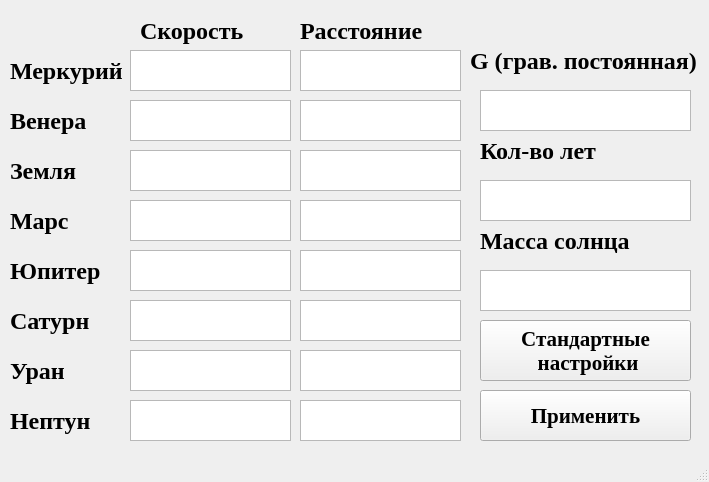
<?xml version="1.0" encoding="UTF-8"?>
<ui version="4.0">
 <class>MainWindow</class>
 <widget class="QMainWindow" name="MainWindow">
  <property name="geometry">
   <rect>
    <x>0</x>
    <y>0</y>
    <width>709</width>
    <height>482</height>
   </rect>
  </property>
  <property name="windowTitle">
   <string>MainWindow</string>
  </property>
  <widget class="QWidget" name="centralwidget">
   <widget class="QLabel" name="merc_label">
    <property name="geometry">
     <rect>
      <x>10</x>
      <y>50</y>
      <width>141</width>
      <height>41</height>
     </rect>
    </property>
    <property name="font">
     <font>
      <family>Times New Roman</family>
      <pointsize>18</pointsize>
      <weight>75</weight>
      <bold>true</bold>
     </font>
    </property>
    <property name="toolTip">
     <string/>
    </property>
    <property name="toolTipDuration">
     <number>-1</number>
    </property>
    <property name="text">
     <string>Меркурий</string>
    </property>
   </widget>
   <widget class="QLabel" name="mars_label">
    <property name="geometry">
     <rect>
      <x>10</x>
      <y>200</y>
      <width>141</width>
      <height>41</height>
     </rect>
    </property>
    <property name="font">
     <font>
      <family>Times New Roman</family>
      <pointsize>18</pointsize>
      <weight>75</weight>
      <bold>true</bold>
     </font>
    </property>
    <property name="text">
     <string>Марс</string>
    </property>
   </widget>
   <widget class="QLabel" name="earth_label">
    <property name="geometry">
     <rect>
      <x>10</x>
      <y>150</y>
      <width>141</width>
      <height>41</height>
     </rect>
    </property>
    <property name="font">
     <font>
      <family>Times New Roman</family>
      <pointsize>18</pointsize>
      <weight>75</weight>
      <bold>true</bold>
     </font>
    </property>
    <property name="text">
     <string>Земля</string>
    </property>
   </widget>
   <widget class="QLabel" name="ven_label">
    <property name="geometry">
     <rect>
      <x>10</x>
      <y>100</y>
      <width>141</width>
      <height>41</height>
     </rect>
    </property>
    <property name="font">
     <font>
      <family>Times New Roman</family>
      <pointsize>18</pointsize>
      <weight>75</weight>
      <bold>true</bold>
     </font>
    </property>
    <property name="text">
     <string>Венера</string>
    </property>
   </widget>
   <widget class="QLabel" name="saturn_label">
    <property name="geometry">
     <rect>
      <x>10</x>
      <y>300</y>
      <width>141</width>
      <height>41</height>
     </rect>
    </property>
    <property name="font">
     <font>
      <family>Times New Roman</family>
      <pointsize>18</pointsize>
      <weight>75</weight>
      <bold>true</bold>
     </font>
    </property>
    <property name="text">
     <string>Сатурн</string>
    </property>
   </widget>
   <widget class="QLabel" name="yup_label">
    <property name="geometry">
     <rect>
      <x>10</x>
      <y>250</y>
      <width>141</width>
      <height>41</height>
     </rect>
    </property>
    <property name="font">
     <font>
      <family>Times New Roman</family>
      <pointsize>18</pointsize>
      <weight>75</weight>
      <bold>true</bold>
     </font>
    </property>
    <property name="text">
     <string>Юпитер</string>
    </property>
   </widget>
   <widget class="QLabel" name="uran_label">
    <property name="geometry">
     <rect>
      <x>10</x>
      <y>350</y>
      <width>141</width>
      <height>41</height>
     </rect>
    </property>
    <property name="font">
     <font>
      <family>Times New Roman</family>
      <pointsize>18</pointsize>
      <weight>75</weight>
      <bold>true</bold>
     </font>
    </property>
    <property name="text">
     <string>Уран</string>
    </property>
   </widget>
   <widget class="QLabel" name="neptun_label">
    <property name="geometry">
     <rect>
      <x>10</x>
      <y>400</y>
      <width>141</width>
      <height>41</height>
     </rect>
    </property>
    <property name="font">
     <font>
      <family>Times New Roman</family>
      <pointsize>18</pointsize>
      <weight>75</weight>
      <bold>true</bold>
     </font>
    </property>
    <property name="text">
     <string>Нептун</string>
    </property>
   </widget>
   <widget class="QPlainTextEdit" name="merc_v">
    <property name="geometry">
     <rect>
      <x>130</x>
      <y>50</y>
      <width>161</width>
      <height>41</height>
     </rect>
    </property>
    <property name="font">
     <font>
      <pointsize>12</pointsize>
      <weight>75</weight>
      <bold>true</bold>
     </font>
    </property>
    <property name="toolTip">
     <string/>
    </property>
    <property name="toolTipDuration">
     <number>-1</number>
    </property>
    <property name="plainText">
     <string/>
    </property>
   </widget>
   <widget class="QPlainTextEdit" name="ven_v">
    <property name="geometry">
     <rect>
      <x>130</x>
      <y>100</y>
      <width>161</width>
      <height>41</height>
     </rect>
    </property>
    <property name="font">
     <font>
      <pointsize>12</pointsize>
      <weight>75</weight>
      <bold>true</bold>
     </font>
    </property>
    <property name="plainText">
     <string/>
    </property>
   </widget>
   <widget class="QPlainTextEdit" name="earth_v">
    <property name="geometry">
     <rect>
      <x>130</x>
      <y>150</y>
      <width>161</width>
      <height>41</height>
     </rect>
    </property>
    <property name="font">
     <font>
      <pointsize>12</pointsize>
      <weight>75</weight>
      <bold>true</bold>
     </font>
    </property>
    <property name="plainText">
     <string/>
    </property>
   </widget>
   <widget class="QPlainTextEdit" name="mars_v">
    <property name="geometry">
     <rect>
      <x>130</x>
      <y>200</y>
      <width>161</width>
      <height>41</height>
     </rect>
    </property>
    <property name="font">
     <font>
      <pointsize>12</pointsize>
      <weight>75</weight>
      <bold>true</bold>
     </font>
    </property>
    <property name="plainText">
     <string/>
    </property>
   </widget>
   <widget class="QPlainTextEdit" name="yup_v">
    <property name="geometry">
     <rect>
      <x>130</x>
      <y>250</y>
      <width>161</width>
      <height>41</height>
     </rect>
    </property>
    <property name="font">
     <font>
      <pointsize>12</pointsize>
      <weight>75</weight>
      <bold>true</bold>
     </font>
    </property>
    <property name="plainText">
     <string/>
    </property>
   </widget>
   <widget class="QPlainTextEdit" name="saturn_v">
    <property name="geometry">
     <rect>
      <x>130</x>
      <y>300</y>
      <width>161</width>
      <height>41</height>
     </rect>
    </property>
    <property name="font">
     <font>
      <pointsize>12</pointsize>
      <weight>75</weight>
      <bold>true</bold>
     </font>
    </property>
    <property name="plainText">
     <string/>
    </property>
   </widget>
   <widget class="QPlainTextEdit" name="uran_v">
    <property name="geometry">
     <rect>
      <x>130</x>
      <y>350</y>
      <width>161</width>
      <height>41</height>
     </rect>
    </property>
    <property name="font">
     <font>
      <pointsize>12</pointsize>
      <weight>75</weight>
      <bold>true</bold>
     </font>
    </property>
    <property name="plainText">
     <string/>
    </property>
   </widget>
   <widget class="QPlainTextEdit" name="saturn_s">
    <property name="geometry">
     <rect>
      <x>300</x>
      <y>300</y>
      <width>161</width>
      <height>41</height>
     </rect>
    </property>
    <property name="font">
     <font>
      <pointsize>12</pointsize>
      <weight>75</weight>
      <bold>true</bold>
     </font>
    </property>
    <property name="plainText">
     <string/>
    </property>
   </widget>
   <widget class="QPlainTextEdit" name="yup_s">
    <property name="geometry">
     <rect>
      <x>300</x>
      <y>250</y>
      <width>161</width>
      <height>41</height>
     </rect>
    </property>
    <property name="font">
     <font>
      <pointsize>12</pointsize>
      <weight>75</weight>
      <bold>true</bold>
     </font>
    </property>
    <property name="plainText">
     <string/>
    </property>
   </widget>
   <widget class="QPlainTextEdit" name="mars_s">
    <property name="geometry">
     <rect>
      <x>300</x>
      <y>200</y>
      <width>161</width>
      <height>41</height>
     </rect>
    </property>
    <property name="font">
     <font>
      <pointsize>12</pointsize>
      <weight>75</weight>
      <bold>true</bold>
     </font>
    </property>
    <property name="plainText">
     <string/>
    </property>
   </widget>
   <widget class="QPlainTextEdit" name="earth_s">
    <property name="geometry">
     <rect>
      <x>300</x>
      <y>150</y>
      <width>161</width>
      <height>41</height>
     </rect>
    </property>
    <property name="font">
     <font>
      <pointsize>12</pointsize>
      <weight>75</weight>
      <bold>true</bold>
     </font>
    </property>
    <property name="plainText">
     <string/>
    </property>
   </widget>
   <widget class="QPlainTextEdit" name="ven_s">
    <property name="geometry">
     <rect>
      <x>300</x>
      <y>100</y>
      <width>161</width>
      <height>41</height>
     </rect>
    </property>
    <property name="font">
     <font>
      <pointsize>12</pointsize>
      <weight>75</weight>
      <bold>true</bold>
     </font>
    </property>
    <property name="plainText">
     <string/>
    </property>
   </widget>
   <widget class="QPlainTextEdit" name="merc_s">
    <property name="geometry">
     <rect>
      <x>300</x>
      <y>50</y>
      <width>161</width>
      <height>41</height>
     </rect>
    </property>
    <property name="font">
     <font>
      <pointsize>12</pointsize>
      <weight>75</weight>
      <bold>true</bold>
     </font>
    </property>
    <property name="plainText">
     <string/>
    </property>
   </widget>
   <widget class="QPlainTextEdit" name="neptun_v">
    <property name="geometry">
     <rect>
      <x>130</x>
      <y>400</y>
      <width>161</width>
      <height>41</height>
     </rect>
    </property>
    <property name="font">
     <font>
      <pointsize>12</pointsize>
      <weight>75</weight>
      <bold>true</bold>
     </font>
    </property>
    <property name="plainText">
     <string/>
    </property>
   </widget>
   <widget class="QPlainTextEdit" name="neptun_s">
    <property name="geometry">
     <rect>
      <x>300</x>
      <y>400</y>
      <width>161</width>
      <height>41</height>
     </rect>
    </property>
    <property name="font">
     <font>
      <pointsize>12</pointsize>
      <weight>75</weight>
      <bold>true</bold>
     </font>
    </property>
    <property name="plainText">
     <string/>
    </property>
   </widget>
   <widget class="QPlainTextEdit" name="uran_s">
    <property name="geometry">
     <rect>
      <x>300</x>
      <y>350</y>
      <width>161</width>
      <height>41</height>
     </rect>
    </property>
    <property name="font">
     <font>
      <pointsize>12</pointsize>
      <weight>75</weight>
      <bold>true</bold>
     </font>
    </property>
    <property name="plainText">
     <string/>
    </property>
   </widget>
   <widget class="QLabel" name="s_label">
    <property name="geometry">
     <rect>
      <x>300</x>
      <y>10</y>
      <width>131</width>
      <height>41</height>
     </rect>
    </property>
    <property name="font">
     <font>
      <family>Times New Roman</family>
      <pointsize>18</pointsize>
      <weight>75</weight>
      <bold>true</bold>
     </font>
    </property>
    <property name="text">
     <string>Расстояние</string>
    </property>
   </widget>
   <widget class="QLabel" name="v_label">
    <property name="geometry">
     <rect>
      <x>140</x>
      <y>10</y>
      <width>111</width>
      <height>41</height>
     </rect>
    </property>
    <property name="font">
     <font>
      <family>Times New Roman</family>
      <pointsize>18</pointsize>
      <weight>75</weight>
      <bold>true</bold>
     </font>
    </property>
    <property name="text">
     <string>Скорость</string>
    </property>
   </widget>
   <widget class="QPushButton" name="apply_btn">
    <property name="geometry">
     <rect>
      <x>480</x>
      <y>390</y>
      <width>211</width>
      <height>51</height>
     </rect>
    </property>
    <property name="font">
     <font>
      <family>Times New Roman</family>
      <pointsize>16</pointsize>
      <weight>75</weight>
      <bold>true</bold>
     </font>
    </property>
    <property name="text">
     <string>Применить</string>
    </property>
   </widget>
   <widget class="QPushButton" name="default_settings_btn">
    <property name="geometry">
     <rect>
      <x>480</x>
      <y>320</y>
      <width>211</width>
      <height>61</height>
     </rect>
    </property>
    <property name="font">
     <font>
      <family>Times New Roman</family>
      <pointsize>16</pointsize>
      <weight>75</weight>
      <bold>true</bold>
     </font>
    </property>
    <property name="text">
     <string>Стандартные 
 настройки</string>
    </property>
   </widget>
   <widget class="QPlainTextEdit" name="sun_m">
    <property name="geometry">
     <rect>
      <x>480</x>
      <y>270</y>
      <width>211</width>
      <height>41</height>
     </rect>
    </property>
    <property name="font">
     <font>
      <family>Times New Roman</family>
      <pointsize>16</pointsize>
      <weight>75</weight>
      <bold>true</bold>
     </font>
    </property>
    <property name="plainText">
     <string/>
    </property>
   </widget>
   <widget class="QLabel" name="sun_mass_label">
    <property name="geometry">
     <rect>
      <x>480</x>
      <y>220</y>
      <width>171</width>
      <height>41</height>
     </rect>
    </property>
    <property name="font">
     <font>
      <family>Times New Roman</family>
      <pointsize>18</pointsize>
      <weight>75</weight>
      <bold>true</bold>
     </font>
    </property>
    <property name="text">
     <string>Масса солнца</string>
    </property>
   </widget>
   <widget class="QPlainTextEdit" name="count_years">
    <property name="geometry">
     <rect>
      <x>480</x>
      <y>180</y>
      <width>211</width>
      <height>41</height>
     </rect>
    </property>
    <property name="font">
     <font>
      <family>Times New Roman</family>
      <pointsize>14</pointsize>
      <weight>75</weight>
      <bold>true</bold>
     </font>
    </property>
    <property name="plainText">
     <string/>
    </property>
   </widget>
   <widget class="QLabel" name="count_years_label">
    <property name="geometry">
     <rect>
      <x>480</x>
      <y>130</y>
      <width>131</width>
      <height>41</height>
     </rect>
    </property>
    <property name="font">
     <font>
      <family>Times New Roman</family>
      <pointsize>18</pointsize>
      <weight>75</weight>
      <bold>true</bold>
     </font>
    </property>
    <property name="text">
     <string>Кол-во лет</string>
    </property>
   </widget>
   <widget class="QLabel" name="g_const_label">
    <property name="geometry">
     <rect>
      <x>470</x>
      <y>40</y>
      <width>231</width>
      <height>41</height>
     </rect>
    </property>
    <property name="font">
     <font>
      <family>Times New Roman</family>
      <pointsize>18</pointsize>
      <weight>75</weight>
      <bold>true</bold>
     </font>
    </property>
    <property name="text">
     <string>G (грав. постоянная)</string>
    </property>
   </widget>
   <widget class="QPlainTextEdit" name="g_const">
    <property name="geometry">
     <rect>
      <x>480</x>
      <y>90</y>
      <width>211</width>
      <height>41</height>
     </rect>
    </property>
    <property name="font">
     <font>
      <family>Times New Roman</family>
      <pointsize>14</pointsize>
      <weight>75</weight>
      <bold>true</bold>
     </font>
    </property>
    <property name="plainText">
     <string/>
    </property>
   </widget>
  </widget>
  <widget class="QMenuBar" name="menubar">
   <property name="geometry">
    <rect>
     <x>0</x>
     <y>0</y>
     <width>709</width>
     <height>21</height>
    </rect>
   </property>
  </widget>
  <widget class="QStatusBar" name="statusbar"/>
 </widget>
 <resources/>
 <connections/>
</ui>
